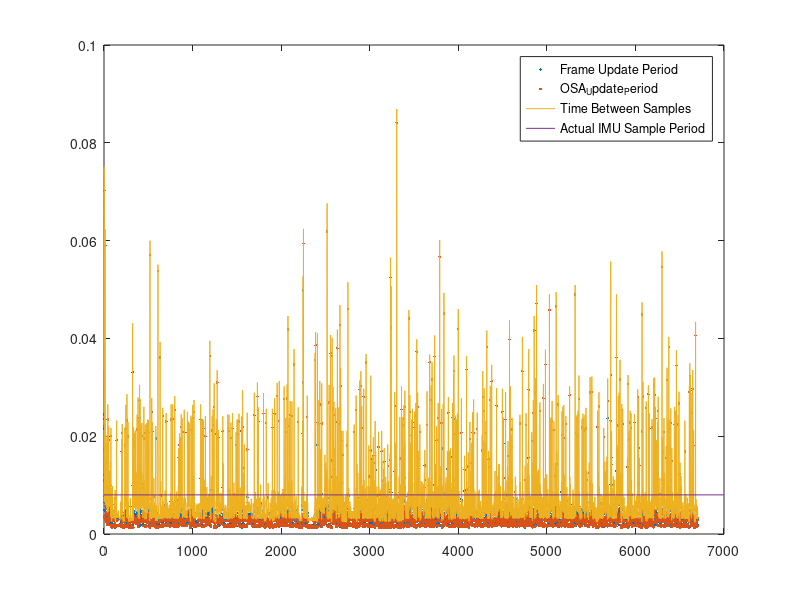

Here is the MATLAB script that generated this plot:

% data = csvread('1_frame.csv',0,10);
% 
% data(data == 0) = [];

% figure
% subplot(211)
% plot(data)
% subplot(212)
% ddata = diff(data);
% ddata(ddata > 1) = [];
% plot(ddata)


data = load('time_log.txt');

figure
plot(data(2:end-2,1),'.')
hold on
plot(data(2:end-2,2),'.')

plot(data(2:end-2,1)+data(2:end-2,2))

plot(xlim,[0.008,0.008])

legend('Frame Update Period','OSA_Update_Period','Time Between Samples','Actual IMU Sample Period');